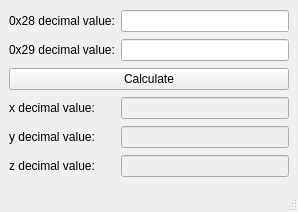
<?xml version="1.0" encoding="UTF-8"?>
<ui version="4.0">
 <class>Magnetometer</class>
 <widget class="QMainWindow" name="Magnetometer">
  <property name="geometry">
   <rect>
    <x>0</x>
    <y>0</y>
    <width>298</width>
    <height>212</height>
   </rect>
  </property>
  <property name="windowTitle">
   <string>Magnetometer</string>
  </property>
  <widget class="QWidget" name="centralwidget">
   <layout class="QGridLayout" name="gridLayout">
    <item row="1" column="1">
     <widget class="QLineEdit" name="x29_input_lineEdit"/>
    </item>
    <item row="1" column="0">
     <widget class="QLabel" name="x29_label">
      <property name="text">
       <string>0x29 decimal value:</string>
      </property>
     </widget>
    </item>
    <item row="0" column="1">
     <widget class="QLineEdit" name="x28_input_lineEdit"/>
    </item>
    <item row="2" column="0" colspan="2">
     <widget class="QPushButton" name="calculate_pushButton">
      <property name="text">
       <string>Calculate</string>
      </property>
     </widget>
    </item>
    <item row="0" column="0">
     <widget class="QLabel" name="x28_label">
      <property name="text">
       <string>0x28 decimal value:</string>
      </property>
     </widget>
    </item>
    <item row="3" column="1">
     <widget class="QLineEdit" name="x_lineEdit">
      <property name="enabled">
       <bool>false</bool>
      </property>
     </widget>
    </item>
    <item row="4" column="1">
     <widget class="QLineEdit" name="y_lineEdit">
      <property name="enabled">
       <bool>false</bool>
      </property>
     </widget>
    </item>
    <item row="5" column="1">
     <widget class="QLineEdit" name="z_lineEdit">
      <property name="enabled">
       <bool>false</bool>
      </property>
     </widget>
    </item>
    <item row="3" column="0">
     <widget class="QLabel" name="x_label">
      <property name="text">
       <string>x decimal value:</string>
      </property>
     </widget>
    </item>
    <item row="4" column="0">
     <widget class="QLabel" name="y_label">
      <property name="text">
       <string>y decimal value:</string>
      </property>
     </widget>
    </item>
    <item row="5" column="0">
     <widget class="QLabel" name="z_label">
      <property name="text">
       <string>z decimal value:</string>
      </property>
     </widget>
    </item>
   </layout>
  </widget>
  <widget class="QMenuBar" name="menubar">
   <property name="geometry">
    <rect>
     <x>0</x>
     <y>0</y>
     <width>298</width>
     <height>21</height>
    </rect>
   </property>
  </widget>
  <widget class="QStatusBar" name="statusbar"/>
 </widget>
 <resources/>
 <connections/>
</ui>
